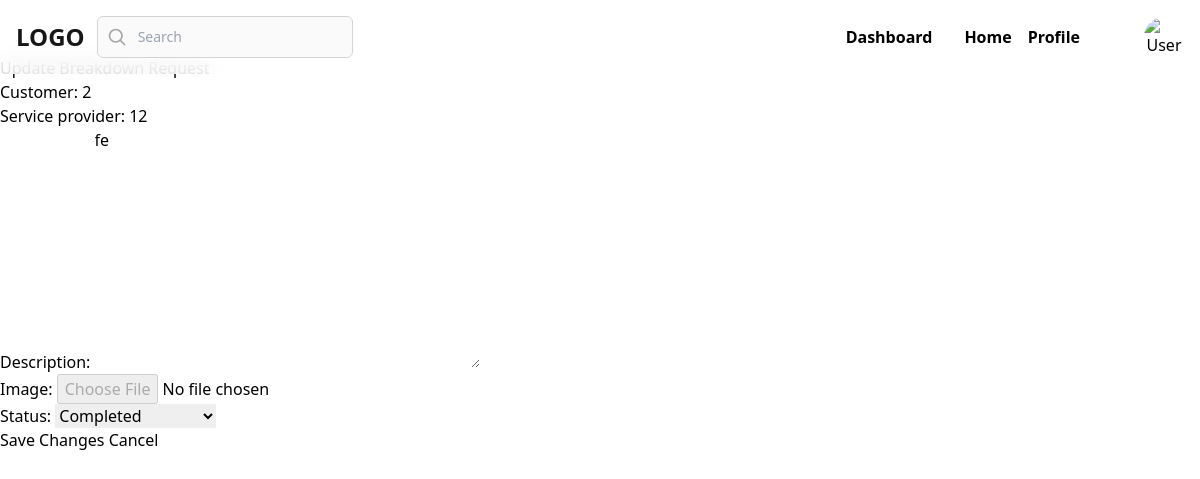
The page /breakdown/request/update/71/ on the database its author committed.
### myapp/models.py (models this page shows, shortened)
class BaseModel(models.Model):
    created_date=models.DateTimeField(auto_now_add=True)
    updated_date=models.DateTimeField(auto_now=True)
    is_active=models.BooleanField(default=True)

class BreakdownRequest(BaseModel):
    customer = models.ForeignKey(User, on_delete=models.CASCADE, related_name='breakdown_requests')
    service_provider = models.ForeignKey(User, on_delete=models.SET_NULL, blank=True, null=True, related_name='assigned_requests')
    service_types = models.ManyToManyField(ServiceType, related_name='breakdown_requests')
    description = models.TextField(null=True)
    image = models.ImageField(upload_to='images/', blank=True, null=True)
    status_choices = [
        ('pending', 'Pending'),
        ('accepted', 'Accepted'),
        ('pick_up', 'Pick up Completed'),
        ('in_progress', 'In Progress'),
        ('completed', 'Completed'),
        ('delivered', 'Delivered'),
        ('cancelled', 'Cancelled'),
        ]
    status = models.CharField(max_length=20, choices=status_choices, default='pending')
    latitude = models.FloatField(blank=True,null=True)
    longitude = models.FloatField(blank=True,null=True)
    completed_at = models.DateTimeField(blank=True, null=True)

### myapp/views.py (the view, shortened to what this page needs)
# urls.py: path('breakdown/request/update/<int:pk>/',views.BreakdownRequestUpdateView.as_view(), name='breakdownrequest-edit'),
class BreakdownRequestUpdateView(View):
    template_name = "breakdownrequest_edit.html"
    def get(self, request, *args, **kwargs):
        pk = kwargs.get('pk')
        try:
            breakdown_request = BreakdownRequest.objects.get(pk=pk)
        except BreakdownRequest.DoesNotExist:
            return redirect("provider-index")  # Redirect if not found
        form = BreakdownRequestUpdateForm(instance=breakdown_request)
        return render(request, self.template_name, {"form": form, "breakdown_request": breakdown_request})

### myapp/forms.py
class BreakdownRequestUpdateForm(forms.ModelForm):
    class Meta:
        model = BreakdownRequest
        fields = [
            "customer",
            "service_provider",
            "description",
            "image",
            "status",
        ]
        widgets = {
            "status": forms.Select(attrs={"class": "form-control"}),
            "description": forms.Textarea(attrs={"class": "form-control", "readonly": "readonly"}),
            "image": forms.ClearableFileInput(attrs={"disabled": "true"}),
            "customer": forms.TextInput(attrs={"class": "form-control", "readonly": "readonly"}),
            "service_provider": forms.TextInput(attrs={"class": "form-control", "readonly": "readonly"}),
        }
    def __init__(self, *args, **kwargs):
        super().__init__(*args, **kwargs)
        for field in self.fields:
            if field not in ["status"]:
                self.fields[field].widget.attrs["readonly"] = True

### myapp/templates/breakdownrequest_edit.html (shortened to what this page needs)
{% extends "provider_base.html" %}
{% block main_block %}
<h2>Update Breakdown Request</h2>
<form method="post" enctype="multipart/form-data">
    {{ form.as_p }}
    <button type="submit" class="btn btn-primary">Save Changes</button>
    <a href="{% url 'provider-index' %}" class="btn btn-secondary">Cancel</a>
</form>
{% endblock %}

### rows shown on the page
BreakdownRequest: customer "2", service_provider "12", description "fe", status "Completed"
